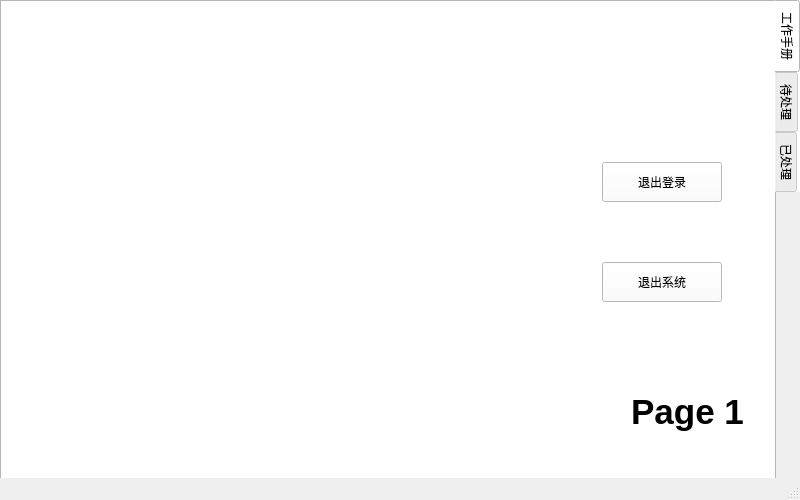
<?xml version="1.0" encoding="UTF-8"?>
<ui version="4.0">
 <class>executivewindow</class>
 <widget class="QMainWindow" name="executivewindow">
  <property name="geometry">
   <rect>
    <x>0</x>
    <y>0</y>
    <width>800</width>
    <height>500</height>
   </rect>
  </property>
  <property name="windowTitle">
   <string>蛋壳行记</string>
  </property>
  <widget class="QWidget" name="centralwidget">
   <widget class="QTabWidget" name="tabWidget">
    <property name="geometry">
     <rect>
      <x>0</x>
      <y>0</y>
      <width>800</width>
      <height>500</height>
     </rect>
    </property>
    <property name="minimumSize">
     <size>
      <width>800</width>
      <height>500</height>
     </size>
    </property>
    <property name="maximumSize">
     <size>
      <width>800</width>
      <height>500</height>
     </size>
    </property>
    <property name="styleSheet">
     <string notr="true">background-color: rgb(255, 255, 255);
color: rgb(0, 0, 0);
font: 14pt &quot;等线&quot;;</string>
    </property>
    <property name="tabPosition">
     <enum>QTabWidget::East</enum>
    </property>
    <property name="currentIndex">
     <number>0</number>
    </property>
    <widget class="QWidget" name="tab_3">
     <attribute name="title">
      <string>工作手册</string>
     </attribute>
     <widget class="QLabel" name="label">
      <property name="geometry">
       <rect>
        <x>20</x>
        <y>40</y>
        <width>541</width>
        <height>361</height>
       </rect>
      </property>
      <property name="text">
       <string>&lt;html&gt;&lt;head/&gt;&lt;body&gt;&lt;p&gt;&lt;img src=&quot;:/image/images/exe2.jpg&quot;/&gt;&lt;/p&gt;&lt;/body&gt;&lt;/html&gt;</string>
      </property>
     </widget>
     <widget class="QPushButton" name="bLogout">
      <property name="geometry">
       <rect>
        <x>600</x>
        <y>160</y>
        <width>120</width>
        <height>40</height>
       </rect>
      </property>
      <property name="text">
       <string>退出登录</string>
      </property>
     </widget>
     <widget class="QPushButton" name="bExit">
      <property name="geometry">
       <rect>
        <x>600</x>
        <y>260</y>
        <width>120</width>
        <height>40</height>
       </rect>
      </property>
      <property name="text">
       <string>退出系统</string>
      </property>
     </widget>
     <widget class="QLabel" name="label_2">
      <property name="geometry">
       <rect>
        <x>610</x>
        <y>380</y>
        <width>151</width>
        <height>61</height>
       </rect>
      </property>
      <property name="text">
       <string>&lt;html&gt;&lt;head/&gt;&lt;body&gt;&lt;p align=&quot;center&quot;&gt;&lt;span style=&quot; font-size:26pt; font-weight:600;&quot;&gt;Page 1&lt;/span&gt;&lt;/p&gt;&lt;/body&gt;&lt;/html&gt;</string>
      </property>
     </widget>
    </widget>
    <widget class="QWidget" name="tab">
     <attribute name="title">
      <string>待处理</string>
     </attribute>
     <widget class="QPushButton" name="bOK">
      <property name="geometry">
       <rect>
        <x>280</x>
        <y>400</y>
        <width>100</width>
        <height>40</height>
       </rect>
      </property>
      <property name="text">
       <string>同意</string>
      </property>
     </widget>
     <widget class="QPushButton" name="bNo">
      <property name="geometry">
       <rect>
        <x>460</x>
        <y>400</y>
        <width>100</width>
        <height>40</height>
       </rect>
      </property>
      <property name="text">
       <string>不同意</string>
      </property>
     </widget>
     <widget class="QTableWidget" name="decideTable">
      <property name="geometry">
       <rect>
        <x>10</x>
        <y>10</y>
        <width>740</width>
        <height>370</height>
       </rect>
      </property>
     </widget>
     <widget class="QPushButton" name="bRefresh">
      <property name="geometry">
       <rect>
        <x>110</x>
        <y>400</y>
        <width>100</width>
        <height>40</height>
       </rect>
      </property>
      <property name="text">
       <string>刷新</string>
      </property>
     </widget>
     <widget class="QLabel" name="label_3">
      <property name="geometry">
       <rect>
        <x>610</x>
        <y>390</y>
        <width>151</width>
        <height>51</height>
       </rect>
      </property>
      <property name="text">
       <string>&lt;html&gt;&lt;head/&gt;&lt;body&gt;&lt;p align=&quot;center&quot;&gt;&lt;span style=&quot; font-size:26pt; font-weight:600;&quot;&gt;Page 2&lt;/span&gt;&lt;/p&gt;&lt;/body&gt;&lt;/html&gt;</string>
      </property>
     </widget>
    </widget>
    <widget class="QWidget" name="tab_2">
     <attribute name="title">
      <string>已处理</string>
     </attribute>
     <widget class="QTableWidget" name="doneTable">
      <property name="geometry">
       <rect>
        <x>10</x>
        <y>10</y>
        <width>740</width>
        <height>370</height>
       </rect>
      </property>
     </widget>
     <widget class="QPushButton" name="bRefresh1">
      <property name="geometry">
       <rect>
        <x>340</x>
        <y>400</y>
        <width>100</width>
        <height>40</height>
       </rect>
      </property>
      <property name="text">
       <string>刷新</string>
      </property>
     </widget>
     <widget class="QLabel" name="label_4">
      <property name="geometry">
       <rect>
        <x>600</x>
        <y>390</y>
        <width>161</width>
        <height>51</height>
       </rect>
      </property>
      <property name="text">
       <string>&lt;html&gt;&lt;head/&gt;&lt;body&gt;&lt;p align=&quot;center&quot;&gt;&lt;span style=&quot; font-size:26pt; font-weight:600;&quot;&gt;Page 3&lt;/span&gt;&lt;/p&gt;&lt;/body&gt;&lt;/html&gt;</string>
      </property>
     </widget>
    </widget>
   </widget>
  </widget>
  <widget class="QMenuBar" name="menubar">
   <property name="geometry">
    <rect>
     <x>0</x>
     <y>0</y>
     <width>800</width>
     <height>26</height>
    </rect>
   </property>
  </widget>
  <widget class="QStatusBar" name="statusbar"/>
 </widget>
 <resources/>
 <connections/>
</ui>
